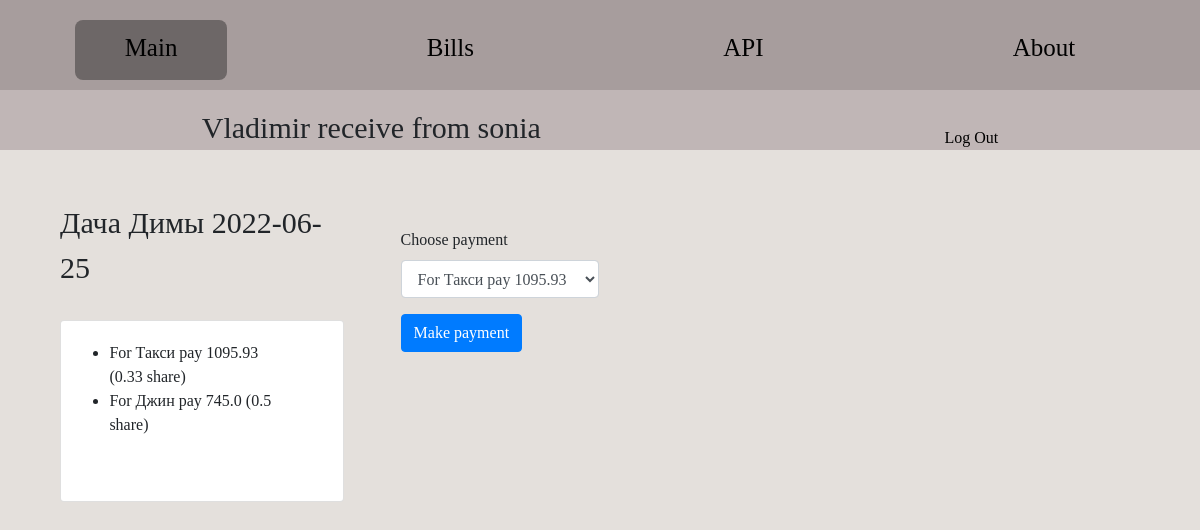
Screenshot of /users/receive/sonia (signed in) with the database file from the repository.
### bills/models.py (models this page shows, shortened)
class Item(models.Model):
    name = models.CharField(max_length=500)
    amount = models.PositiveIntegerField()
    cost_per_exemplar = models.PositiveIntegerField()
    bill = models.ForeignKey(Bill, on_delete=models.CASCADE, related_name='items')
    def _get_cost_total(self):
        return self.amount*self.cost_per_exemplar
    cost_total = property(_get_cost_total)

class Item_Payment(models.Model):
    item = models.ForeignKey(Item, on_delete=models.CASCADE, related_name='payments')
    payer = models.ForeignKey(get_user_model(), on_delete=models.CASCADE, related_name='payers')
    paying_part = models.FloatField(editable = True, validators=[MinValueValidator(0.0), MaxValueValidator(1.0)])
    is_payed = models.BooleanField(editable = True, default = False)
    def _get_paying_amount(self):
        return round(self.paying_part*self.item.cost_per_exemplar*self.item.amount, 2)
    paying_amount = property(_get_paying_amount)
    def _get_lender(self):
        "Returns the lender of the bill where the item is on"
        return self.item.bill.lender
    lender = property(_get_lender)

### users/views.py (the view)
# urls.py: path('receive/<str:borrower_username>', views.receive, name='receive'),
def receive(request, borrower_username):
    user = request.user
    borrower = get_user_model().objects.get(username = borrower_username)
    bill_payment = []
    for bill in Bill.objects.filter(lender = user).all():
        payments_lst = []
        bill_total = 0
        for item in Item.objects.filter(bill = bill).all():
            for payment in Item_Payment.objects.filter(item = item).filter(payer = borrower).filter(is_payed = False).all():
                payments_lst.append([payment.id, payment.item.name, payment.paying_amount, payment.paying_part])
                bill_total += payment.paying_amount
        if not (payments_lst == []):
            bill_payment.append([str(bill), bill_total, payments_lst])
    return render(request, 'users/receive.html', {
        'user': user,
        'borrower': borrower,
        'bill_payment': bill_payment
    })

### bills/models.py (called while the page is built)
    def __str__(self):
        return f'{self.name} {self.date}' #: {self.cost_total}rub'

### users/templates/users/receive.html (shortened to what this page needs)
{% extends 'users/layout.html' %}
{% block body %}
<header class="subHeader">
    <div>
        {% if user.first_name %}
        <l1 class="title">{{ user.first_name }} receive from {{ borrower }}</l1>
        {% else %}
        <l1 class="title">{{ user.username }} receive from {{ borrower }}</l1>
        {% endif %}
    </div>
    <div>
        <a href="{% url 'users:logout' %}">Log Out</a>
    </div>
</header>
<div class="mainBox">
    {% if bill_payment %}
    <div>
        {% for bill, bill_total, payment in bill_payment %}
        <div class="subMainBox">
            <div style="width: 50%;">
                <l1 class="title">{{bill}}</l1>
                <div class="card">
                    <div class="card-body">
                        <ul class="list">
                            {% for payment_id, item_name, paying_amount, paying_part in payment %}
                            <li>For {{item_name}} pay {{paying_amount}} ({{paying_part}} share)</li>
                            {% endfor %}
                        </ul>
                    </div>
                </div>
            </div>
            <div class="paymentsBox" style="padding-left: 10%; padding-top: 5%;">
                <form action="{% url 'users:receive_payment' borrower.username %}" method="post">
                    <div class="form-group">
                        <label>Choose payment</label>
                        <select name="payment_id" class="form-control">
                            {% for payment_id, item_name, paying_amount, paying_part in payment %}
                            <option value="{{ payment_id }}">For {{item_name}} pay {{paying_amount}} ({{paying_part}}
                                share)</option>
                            {% endfor %}
                        </select>
                    </div>
                    <button type="submit" class="btn btn-primary">Make payment</button>
                </form>
            </div>
        </div>
        {% endfor %}
    </div>
    {% else %}
    <div>
        <l1>You have no payments</l1>
    </div>
    {% endif %}
</div>
{% endblock %}

### static/css/main.css (style rules this page uses)
* { margin: 0; padding: 0; box-sizing: border-box; }
body { height: 670px; background-color: rgb(228, 224, 220); -webkit-background-size: cover; background-size: cover; padding-top: 150px; font-family: "Cuprum" }
header { position: fixed; top:0; width: 100%; height: 90px; padding-top: 20px; background-color: rgb(167, 157, 157); z-index:2; }
.subHeader { position: fixed; top:90px; width: 100%; height: 60px; background-color: rgb(192, 182, 182); z-index:2; list-style-type: none; display: flex; justify-content: space-around; align-items: flex-end; }
a { color:black; text-decoration: none; }
.mainBox { display: flex; margin: 0 5%; padding-top: 40px }
.subMainBox { display: flex; padding-top: 10px }
.paymentsBox { width: 45%; padding-left: 10%; margin-bottom: 20%; }
.list { text-align: left; }
.title { margin: 0 auto; text-align: center; font-size: 30px; }
.card { margin-top: 30px; padding-left: 10%; padding-right: 10%; padding-bottom: 10%; }

### rows the page displays
Item: payment "Такси"
Item_Payment: payment "0.33"
Item: payment "Джин"
Item_Payment: payment "0.5"

### other values shown
{{ user.first_name }} "Vladimir"
{{ borrower }} "sonia"
{{ bill }} "Дача Димы 2022-06-25"
{{ paying_amount }} "1095.93" "745.0"
